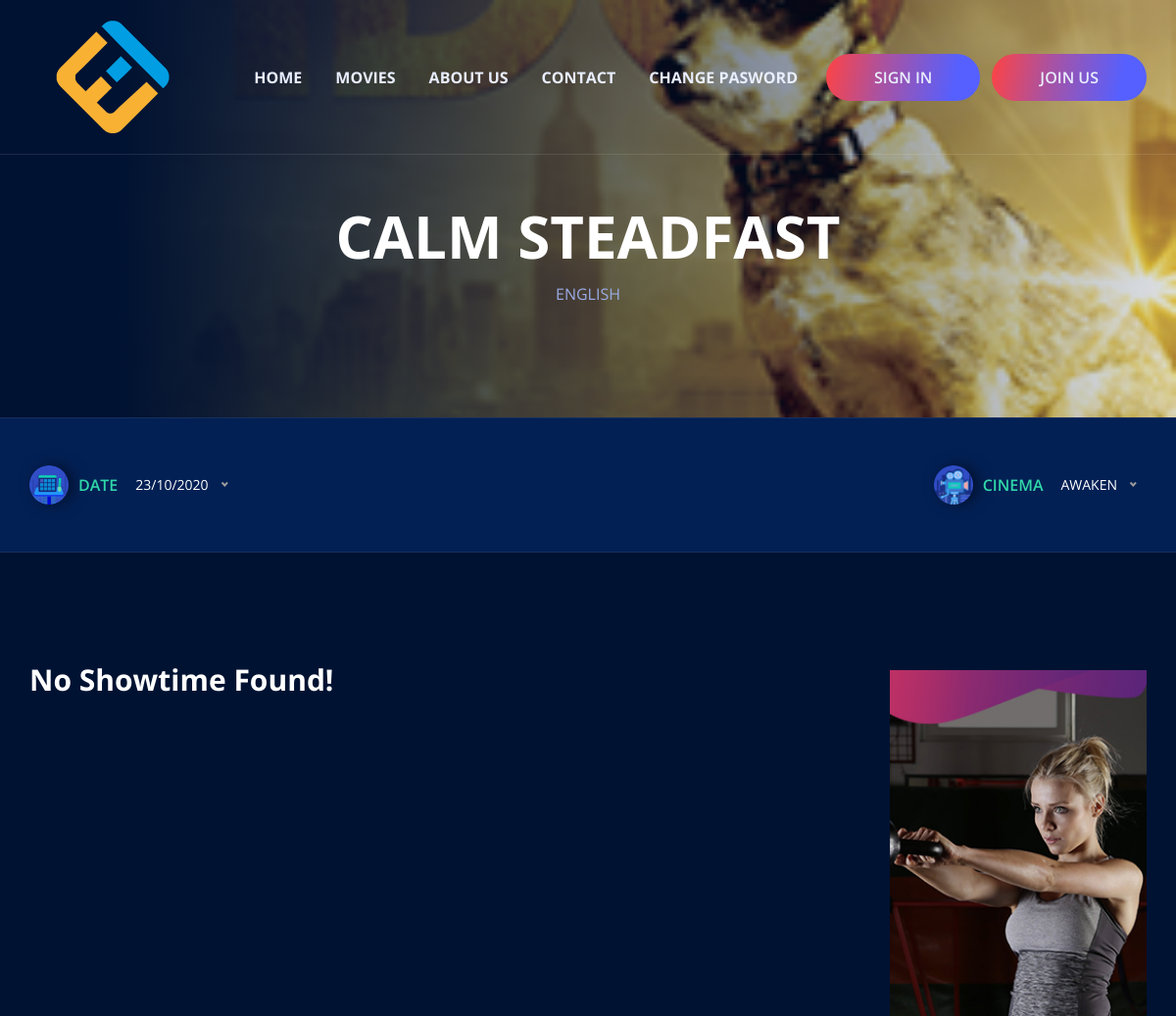
Page /publicpages/movie_ticket_plan/11 (upper part) on the earlier database version.
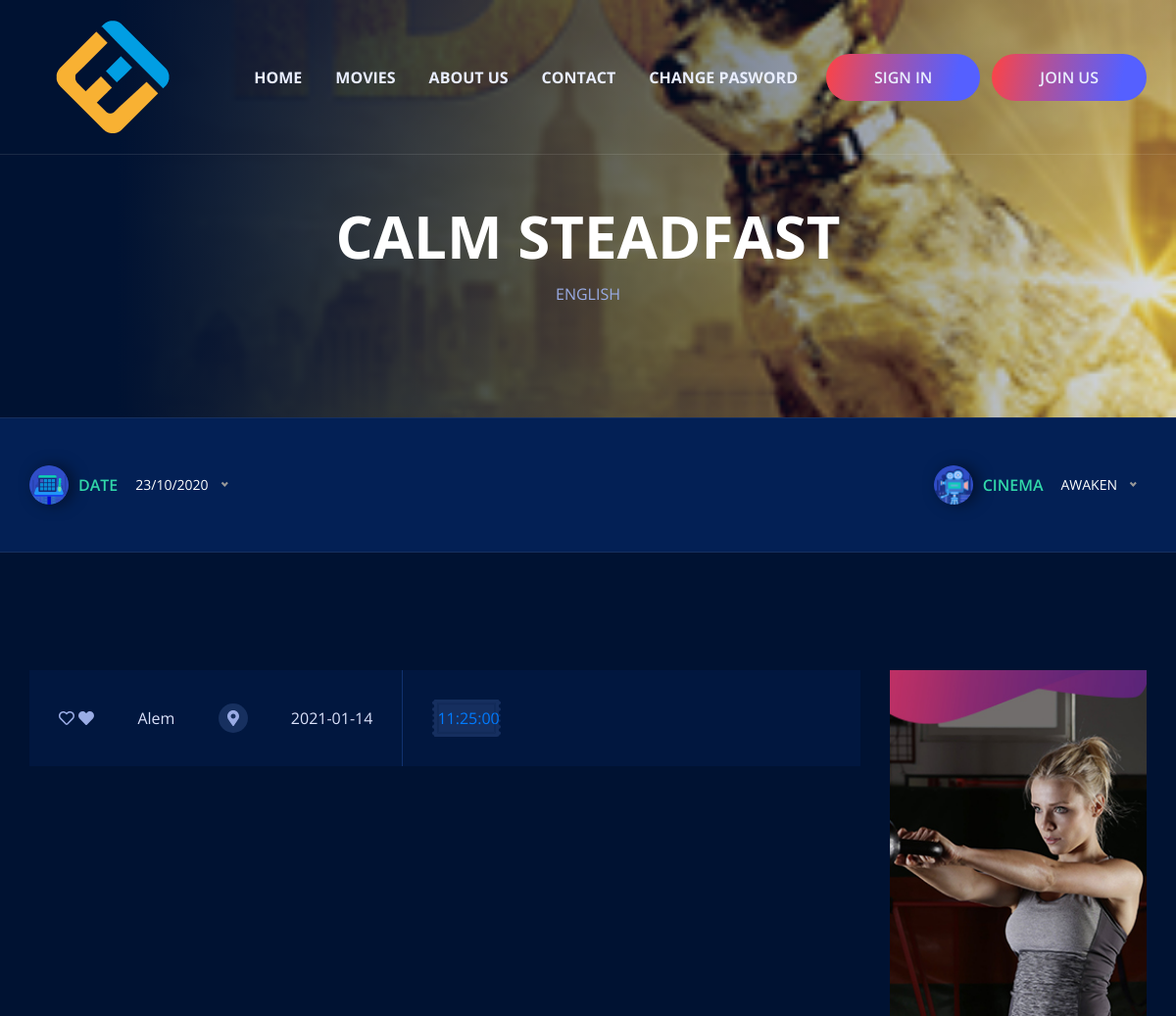
Same page on the later database version.
### tables this page shows
CREATE TABLE `movie` (
  `movie_id` int(11) NOT NULL,
  `mov_name` varchar(255) NOT NULL,
  `mov_plot` text NOT NULL,
  `mov_gener` int(11) NOT NULL,
  `mov_ratting` int(11) NOT NULL,
  `mov_poster` text NOT NULL,
  `mov_trailor` varchar(255) NOT NULL,
  `mov_running_time` varchar(255) NOT NULL,
  `mov_realse_date` date NOT NULL,
  `mov_starring` varchar(255) NOT NULL,
  `mov_language` varchar(255) NOT NULL,
  `mov_synopsis` text NOT NULL
);

CREATE TABLE `showtime` (
  `show_id` int(11) NOT NULL,
  `mov_id` int(11) NOT NULL,
  `cinema_id` int(11) NOT NULL,
  `show_date` date NOT NULL,
  `show_time` time NOT NULL,
  `price` varchar(10) NOT NULL
);

CREATE TABLE `cinema` (
  `cinema_id` int(11) NOT NULL,
  `cinema_name` varchar(255) NOT NULL
);

### application/controllers/Publicpages.php (called while the page is built, shortened)
<?php
class Publicpages extends CI_Controller
{
	public function movie_ticket_plan($id)
	{
		$data['movie_detail'] = $this->public_model->get_movie($id);
		$data['showtime_detail'] = $this->public_model->get_showtime_bymovieid($id);
		$this->load->view('publictemplates/header');
		$this->load->view('publicpages/movie_ticket_plan', $data);
		$this->load->view('publictemplates/footer');
	}
}

### index.php (called while the page is built, shortened)
<?php
require_once BASEPATH.'core/CodeIgniter.php';

### application/models/Public_model.php (called while the page is built, shortened)
<?php
class Public_model extends CI_Model
{
    public function get_movie($id = false, $limit = false, $offset = false)
    {
        $this->db->select('*');
        $this->db->from('movie');
        $this->db->join('geners', 'movie.mov_gener=gener_id');
        $this->db->join('ratings', 'movie.mov_ratting=rating_id');
        $this->db->where('movie_id', $id);
        $query = $this->db->get();
        return $query->row_array();
    }
    public function get_showtime_bymovieid($id = false)
    {
        $this->db->select('*');
        $this->db->from('showtime');
        $this->db->join('movie', 'movie.movie_id=showtime.mov_id');
        $this->db->join('cinema', 'cinema.cinema_id=showtime.cinema_id');
        $this->db->where('mov_id', $id);
        $query = $this->db->get();
        return $query->result_array();
    }
}

### application/views/publicpages/movie_ticket_plan.php (the view, shortened to what this page needs)
<section class="details-banner hero-area bg_img" data-background="<?php echo base_url() ?>assets/poster/<?= $movie_detail['mov_poster']; ?>">
    <div class="container">
        <div class="details-banner-wrapper">
            <div class="details-banner-content">
                <h3 class="title"><?= $movie_detail['mov_name']; ?></h3>
                <div class="tags">
                    <a href="#0"><?= $movie_detail['mov_language']; ?></a>
                </div>
            </div>
        </div>
    </div>
</section>
<section class="book-section bg-one">
    <div class="container">
        <form class="ticket-search-form two">
            <div class="form-group">
                <div class="thumb">
                    <img src="<?php echo base_url() ?>publicassets/images/ticket/date.png" alt="ticket">
                </div>
                <span class="type">date</span>
            </div>
            <div class="form-group">
                <div class="thumb">
                    <img src="<?php echo base_url() ?>publicassets/images/ticket/cinema.png" alt="ticket">
                </div>
                <span class="type">cinema</span>
            </div>
        </form>
    </div>
</section>
<div class="ticket-plan-section padding-bottom padding-top">
    <div class="container">
        <div class="row justify-content-center">
            <div class="col-lg-9 mb-5 mb-lg-0">
            <?php if(!empty($showtime_detail)){?>
                <ul class="seat-plan-wrapper bg-five">
                    <?php foreach ($showtime_detail as $shd) : ?>
                        <li>
                            <div class="movie-name">
                                <div class="icons">
                                    <i class="far fa-heart"></i>
                                    <i class="fas fa-heart"></i>
                                </div>
                                <?= $shd['cinema_name']; ?>
                                <div class="location-icon">
                                    <i class="fas fa-map-marker-alt"></i>
                                </div>
                                <?= $shd['show_date']; ?>
                            </div>
                            <div class="movie-schedule">
                                <div class="item">
                                <a href="<?php echo base_url(); ?>publicpages/movie_seat_plan/<?= $shd['show_id'] ?>" class="name"> <?= $shd['show_time']; ?></a>
                                </div>
                            </div>
                        </li>
                    <?php endforeach; ?>
                </ul>
                <?php } else {
                    echo '<h4>No Showtime Found!</h4>';
                }?>
            </div>
            <div class="col-lg-3 col-md-6 col-sm-10">
                <div class="widget-1 widget-banner">
                    <div class="widget-1-body">
                        <a href="#0">
                            <img src="<?php echo base_url() ?>publicassets/images/sidebar/banner/banner03.jpg" alt="banner">
                        </a>
                    </div>
                </div>
            </div>
        </div>
    </div>
</div>

### application/views/publictemplates/header.php (shortened to what this page needs)
<!DOCTYPE html>
<html lang="en">
<head>
    <link rel="stylesheet" href="<?php echo base_url() ?>publicassets/css/bootstrap.min.css">
    <link rel="stylesheet" href="<?php echo base_url() ?>publicassets/css/all.min.css">
    <link rel="stylesheet" href="<?php echo base_url() ?>publicassets/css/all.css">
    <link rel="stylesheet" href="<?php echo base_url() ?>publicassets/css/animate.css">
    <link rel="stylesheet" href="<?php echo base_url() ?>publicassets/css/flaticon.css">
    <link rel="stylesheet" href="<?php echo base_url() ?>publicassets/css/magnific-popup.css">
    <link rel="stylesheet" href="<?php echo base_url() ?>publicassets/css/odometer.css">
    <link rel="stylesheet" href="<?php echo base_url() ?>publicassets/css/owl.carousel.min.css">
    <link rel="stylesheet" href="<?php echo base_url() ?>publicassets/css/owl.theme.default.min.css">
    <link rel="stylesheet" href="<?php echo base_url() ?>publicassets/css/nice-select.css">
    <link rel="stylesheet" href="<?php echo base_url() ?>publicassets/css/jquery.animatedheadline.css">
    <link rel="stylesheet" href="<?php echo base_url() ?>publicassets/css/main.css">
</head>
<body>
    <header class="header-section">
        <div class="container">
            <div class="header-wrapper">
                <div class="logo">
                    <a href="<?php echo base_url() ?>publicpages">
                        <img src="<?php echo base_url() ?>publicassets/images/logo/logo.png" alt="logo">
                    </a>
                </div>
                <ul class="menu">
                    <li>
                        <a href="<?php echo base_url() ?>publicpages" <?php if ($this->uri->segment(2) === null) {
                                                                            echo 'class="active"';
                                                                        } ?>>Home</a>
                    </li>
                    <li>
                        <a href="<?php echo base_url() ?>publicpages/movie" <?php if ($this->uri->segment(2) === 'movie') {
                                                                                echo 'class="active"';
                                                                            } ?>>movies</a>
                    </li>
                    <li>
                        <a href="<?php echo base_url() ?>publicpages/about" <?php if ($this->uri->segment(2) === 'about') {
                                                                                echo 'class="active"';
                                                                            } ?>>About Us</a>
                    </li>
                    <li>
                        <a href="<?php echo base_url() ?>publicpages/contact" <?php if ($this->uri->segment(2) === 'contact') {
                                                                                    echo 'class="active"';
                                                                                } ?>>contact</a>
                    </li>
                    <li>
                        <a href="<?php echo base_url() ?>login/change_password" <?php if ($this->uri->segment(2) === 'change_password') {
                                                                                    echo 'class="active"';
                                                                                } ?>>Change pasword</a>
                    </li>
                    <?php if ($this->session->userdata('logged_in') == true) : ?>
                        <li class="header-button pr-0">
                            <a href="<?php echo base_url() ?>login/customer_logout">Logout</a>
                        </li>
                        <li>
                            <p class="subtitle">Welcome <?= $this->session->userdata('username'); ?></p>
                        </li>
                    <?php else : ?>
                        <li class="header-button pr-0">
                            <a href="<?php echo base_url() ?>login/customer_signin">Sign In</a>
                        </li>
                        <li class="header-button pr-0">
                            <a href="<?php echo base_url() ?>login/customer_signup">join us</a>
                        </li>
                    <?Php endif; ?>
                </ul>
            </div>
        </div>
    </header>

### application/views/publictemplates/footer.php (shortened to what this page needs)
</body>
</html>

### publicassets/css/all.css (style rules this page uses)
.fa-heart:before { content: "\f004"; }
.fa-map-marker-alt:before { content: "\f3c5"; }

Differences in the rows shown:
added showtime: cinema.cinema_name "Alem", show_date "2021-01-14", show_time "11:25:00"
Other differences:
text no longer shown: "No Showtime Found!"
